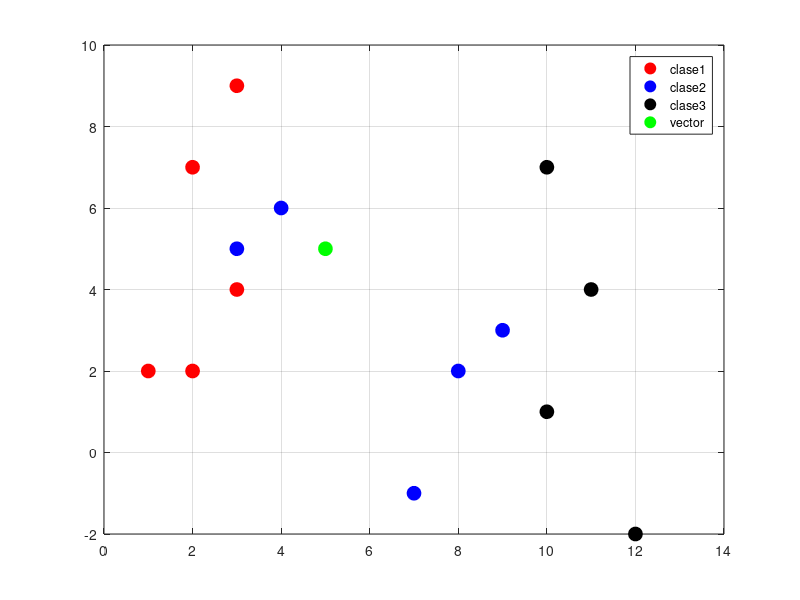

This figure's MATLAB source:
clc % limpiar pantalla
close all %cierra todo
clear all %limpia todo
warning off all 
disp('welcome to pattern recognition')

%diseño de un clasificador de distancia euclideana

% metiendo las clases de pertenencia
c1=[1 2 3 2 3; 2 2 4 7 9];
c2=[3 4 7 8 9; 5 6 -1 2 3];
c3=[10 10 11 12 13; 1 7 4 -2 9];
%introduciendo vector desconocido:
vx=input('dame la coord del vector en x=')
vy=input('dame la coord del vector en y=')
vector=[vx;vy];

%GRAFICANDO LAS CLASES
figure(1)
plot(c1(1,:),c1(2,:),'ro','MarkerFaceColor','r','MarkerSize', 10)
grid on
hold on
plot(c2(1,:),c2(2,:),'bo','MarkerFaceColor','b','MarkerSize', 10)
plot(c3(1,:),c3(2,:),'ko','MarkerFaceColor','k','MarkerSize', 10)
plot(vector(1,:),vector(2,:),'go','MarkerFaceColor','g','MarkerSize', 10)
legend('clase1','clase2','clase3','vector')

%%% obteniendo parámetros de cada clase
media1=mean(c1,2);
media2=mean(c2,2);
media3=mean(c3,2);

matrix_cov1=(c1-media1)*(c1-media1)';
inv_matrix_cov1=inv(matrix_cov1);

matrix_cov2=(c2-media2)*(c2-media2)';
inv_matrix_cov2=inv(matrix_cov2);

matrix_cov3=(c3-media3)*(c3-media3)';
inv_matrix_cov3=inv(matrix_cov3);

dist1=(vector-media1)'*inv_matrix_cov1*(vector-media1);
dist2=(vector-media2)'*inv_matrix_cov2*(vector-media2);
dist3=(vector-media3)'*inv_matrix_cov3*(vector-media3);

dist_total=[dist1 dist2 dist3];
minimo=min(min(dist_total));
dato1=find(minimo==dist_total);

fprintf('el vector desconocido pertenece a la clase%d\n',dato1)

disp('fin de proceso...')